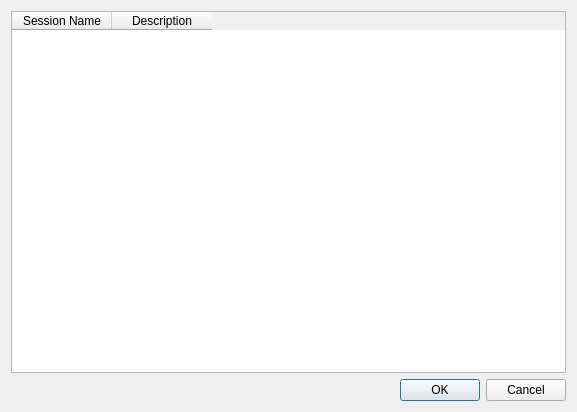
<?xml version="1.0" encoding="UTF-8"?>
<ui version="4.0">
 <class>ManageSessions</class>
 <widget class="QDialog" name="ManageSessions">
  <property name="geometry">
   <rect>
    <x>0</x>
    <y>0</y>
    <width>577</width>
    <height>412</height>
   </rect>
  </property>
  <property name="windowTitle">
   <string>Dialog</string>
  </property>
  <layout class="QVBoxLayout" name="verticalLayout">
   <item>
    <widget class="QTableWidget" name="sessionList">
     <column>
      <property name="text">
       <string>Session Name</string>
      </property>
     </column>
     <column>
      <property name="text">
       <string>Description</string>
      </property>
     </column>
    </widget>
   </item>
   <item>
    <widget class="QDialogButtonBox" name="buttonBox">
     <property name="orientation">
      <enum>Qt::Horizontal</enum>
     </property>
     <property name="standardButtons">
      <set>QDialogButtonBox::Cancel|QDialogButtonBox::Ok</set>
     </property>
    </widget>
   </item>
  </layout>
 </widget>
 <resources/>
 <connections>
  <connection>
   <sender>buttonBox</sender>
   <signal>accepted()</signal>
   <receiver>ManageSessions</receiver>
   <slot>accept()</slot>
   <hints>
    <hint type="sourcelabel">
     <x>248</x>
     <y>254</y>
    </hint>
    <hint type="destinationlabel">
     <x>157</x>
     <y>274</y>
    </hint>
   </hints>
  </connection>
  <connection>
   <sender>buttonBox</sender>
   <signal>rejected()</signal>
   <receiver>ManageSessions</receiver>
   <slot>reject()</slot>
   <hints>
    <hint type="sourcelabel">
     <x>316</x>
     <y>260</y>
    </hint>
    <hint type="destinationlabel">
     <x>286</x>
     <y>274</y>
    </hint>
   </hints>
  </connection>
 </connections>
</ui>
